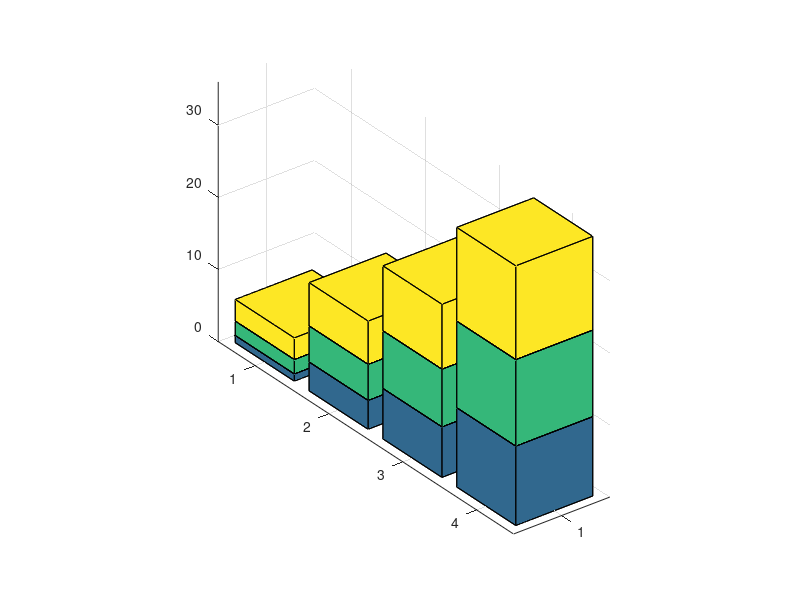

Write the MATLAB code that produced this figure.
function bar3d
x=[1 2 3 4];
y=[1 2 3; 4 5 6; 7 8 9; 11 12 13];
	bar(x,y);
disp('Dalej? Enter'); pause; close;
bar3(x,y,'stacked');
disp('Dalej? Enter'); pause; close;
return
